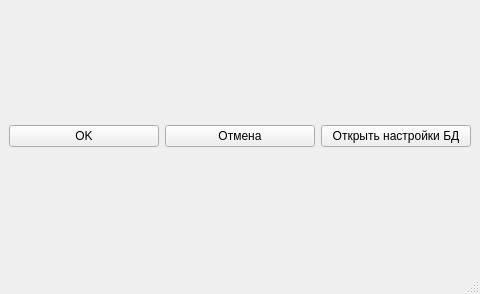
<?xml version="1.0" encoding="UTF-8"?>
<ui version="4.0">
 <class>MainWindow</class>
 <widget class="QMainWindow" name="MainWindow">
  <property name="geometry">
   <rect>
    <x>0</x>
    <y>0</y>
    <width>480</width>
    <height>294</height>
   </rect>
  </property>
  <property name="minimumSize">
   <size>
    <width>480</width>
    <height>96</height>
   </size>
  </property>
  <property name="maximumSize">
   <size>
    <width>1024</width>
    <height>320</height>
   </size>
  </property>
  <property name="windowTitle">
   <string>MainWindow</string>
  </property>
  <widget class="QWidget" name="centralwidget">
   <layout class="QHBoxLayout" name="horizontalLayout">
    <item>
     <widget class="QPushButton" name="pb_ok">
      <property name="text">
       <string>OK</string>
      </property>
     </widget>
    </item>
    <item>
     <widget class="QPushButton" name="pb_cancel">
      <property name="text">
       <string>Отмена</string>
      </property>
     </widget>
    </item>
    <item>
     <widget class="QPushButton" name="pb_settings">
      <property name="text">
       <string>Открыть настройки БД</string>
      </property>
     </widget>
    </item>
   </layout>
  </widget>
  <widget class="QMenuBar" name="menubar">
   <property name="geometry">
    <rect>
     <x>0</x>
     <y>0</y>
     <width>480</width>
     <height>21</height>
    </rect>
   </property>
  </widget>
  <widget class="QStatusBar" name="statusbar"/>
 </widget>
 <resources/>
 <connections>
  <connection>
   <sender>pb_cancel</sender>
   <signal>clicked()</signal>
   <receiver>MainWindow</receiver>
   <slot>close()</slot>
   <hints>
    <hint type="sourcelabel">
     <x>522</x>
     <y>255</y>
    </hint>
    <hint type="destinationlabel">
     <x>329</x>
     <y>156</y>
    </hint>
   </hints>
  </connection>
  <connection>
   <sender>pb_ok</sender>
   <signal>clicked()</signal>
   <receiver>MainWindow</receiver>
   <slot>close()</slot>
   <hints>
    <hint type="sourcelabel">
     <x>68</x>
     <y>207</y>
    </hint>
    <hint type="destinationlabel">
     <x>329</x>
     <y>159</y>
    </hint>
   </hints>
  </connection>
 </connections>
</ui>
